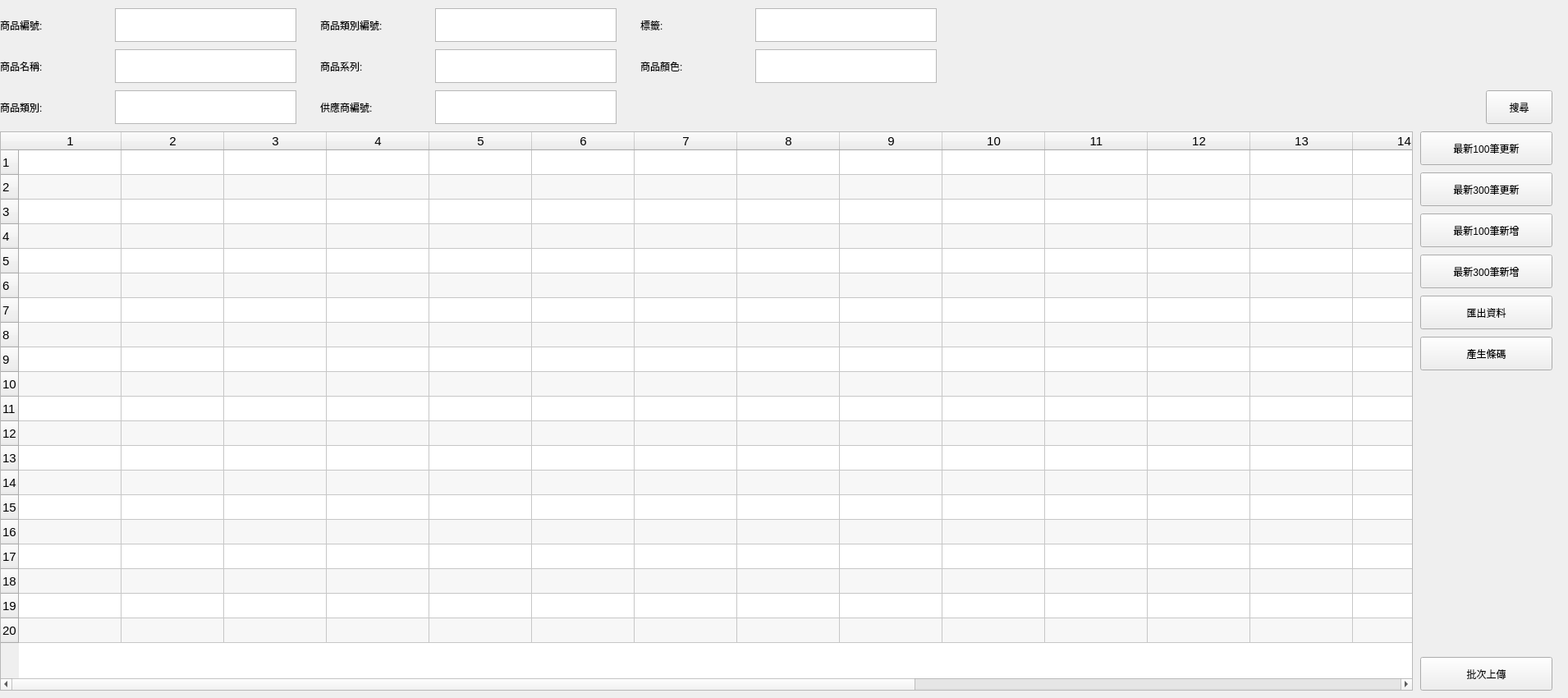
    <widget class="QWidget" name="tab_productManagement">
     <property name="sizePolicy">
      <sizepolicy hsizetype="Fixed" vsizetype="Fixed">
       <horstretch>0</horstretch>
       <verstretch>0</verstretch>
      </sizepolicy>
     </property>
     <property name="minimumSize">
      <size>
       <width>1910</width>
       <height>850</height>
      </size>
     </property>
     <attribute name="title">
      <string>商品管理</string>
     </attribute>
     <widget class="QLabel" name="product_label_categoryID">
      <property name="geometry">
       <rect>
        <x>390</x>
        <y>10</y>
        <width>141</width>
        <height>41</height>
       </rect>
      </property>
      <property name="lineWidth">
       <number>0</number>
      </property>
      <property name="text">
       <string>商品類別編號:</string>
      </property>
      <property name="textFormat">
       <enum>Qt::PlainText</enum>
      </property>
     </widget>
     <widget class="QPushButton" name="product_pushButton_search">
      <property name="geometry">
       <rect>
        <x>1810</x>
        <y>110</y>
        <width>81</width>
        <height>41</height>
       </rect>
      </property>
      <property name="text">
       <string>搜尋</string>
      </property>
     </widget>
     <widget class="QLabel" name="product_label_collection">
      <property name="geometry">
       <rect>
        <x>390</x>
        <y>60</y>
        <width>111</width>
        <height>41</height>
       </rect>
      </property>
      <property name="lineWidth">
       <number>0</number>
      </property>
      <property name="text">
       <string>商品系列:</string>
      </property>
      <property name="textFormat">
       <enum>Qt::PlainText</enum>
      </property>
     </widget>
     <widget class="QLabel" name="product_label_supplierID">
      <property name="geometry">
       <rect>
        <x>390</x>
        <y>110</y>
        <width>111</width>
        <height>41</height>
       </rect>
      </property>
      <property name="lineWidth">
       <number>0</number>
      </property>
      <property name="text">
       <string>供應商編號:</string>
      </property>
      <property name="textFormat">
       <enum>Qt::PlainText</enum>
      </property>
     </widget>
     <widget class="QLabel" name="product_label_productName">
      <property name="geometry">
       <rect>
        <x>0</x>
        <y>60</y>
        <width>131</width>
        <height>41</height>
       </rect>
      </property>
      <property name="lineWidth">
       <number>0</number>
      </property>
      <property name="text">
       <string>商品名稱:</string>
      </property>
      <property name="textFormat">
       <enum>Qt::PlainText</enum>
      </property>
     </widget>
     <widget class="QLabel" name="product_label_productID">
      <property name="geometry">
       <rect>
        <x>0</x>
        <y>10</y>
        <width>111</width>
        <height>41</height>
       </rect>
      </property>
      <property name="lineWidth">
       <number>0</number>
      </property>
      <property name="text">
       <string>商品編號:</string>
      </property>
      <property name="textFormat">
       <enum>Qt::PlainText</enum>
      </property>
     </widget>
     <widget class="QLabel" name="product_label_categoryName">
      <property name="geometry">
       <rect>
        <x>0</x>
        <y>110</y>
        <width>141</width>
        <height>41</height>
       </rect>
      </property>
      <property name="lineWidth">
       <number>0</number>
      </property>
      <property name="text">
       <string>商品類別:</string>
      </property>
      <property name="textFormat">
       <enum>Qt::PlainText</enum>
      </property>
     </widget>
     <widget class="QTableWidget" name="product_tableWidget_display">
      <property name="geometry">
       <rect>
        <x>0</x>
        <y>160</y>
        <width>1721</width>
        <height>681</height>
       </rect>
      </property>
      <property name="font">
       <font>
        <pointsize>11</pointsize>
       </font>
      </property>
      <property name="alternatingRowColors">
       <bool>true</bool>
      </property>
      <property name="selectionMode">
       <enum>QAbstractItemView::ExtendedSelection</enum>
      </property>
      <property name="selectionBehavior">
       <enum>QAbstractItemView::SelectRows</enum>
      </property>
      <property name="rowCount">
       <number>20</number>
      </property>
      <property name="columnCount">
       <number>20</number>
      </property>
      <attribute name="horizontalHeaderDefaultSectionSize">
       <number>125</number>
      </attribute>
      <attribute name="horizontalHeaderShowSortIndicator" stdset="0">
       <bool>true</bool>
      </attribute>
      <attribute name="verticalHeaderCascadingSectionResizes">
       <bool>false</bool>
      </attribute>
      <attribute name="verticalHeaderDefaultSectionSize">
       <number>30</number>
      </attribute>
      <attribute name="verticalHeaderMinimumSectionSize">
       <number>30</number>
      </attribute>
      <row/>
      <row/>
      <row/>
      <row/>
      <row/>
      <row/>
      <row/>
      <row/>
      <row/>
      <row/>
      <row/>
      <row/>
      <row/>
      <row/>
      <row/>
      <row/>
      <row/>
      <row/>
      <row/>
      <row/>
      <column/>
      <column/>
      <column/>
      <column/>
      <column/>
      <column/>
      <column/>
      <column/>
      <column/>
      <column/>
      <column/>
      <column/>
      <column/>
      <column/>
      <column/>
      <column/>
      <column/>
      <column/>
      <column/>
      <column/>
     </widget>
     <widget class="QPushButton" name="product_pushButton_last300Added">
      <property name="geometry">
       <rect>
        <x>1730</x>
        <y>310</y>
        <width>161</width>
        <height>41</height>
       </rect>
      </property>
      <property name="text">
       <string>最新300筆新增</string>
      </property>
     </widget>
     <widget class="QPushButton" name="product_pushButton_batchUpload">
      <property name="geometry">
       <rect>
        <x>1730</x>
        <y>800</y>
        <width>161</width>
        <height>41</height>
       </rect>
      </property>
      <property name="text">
       <string>批次上傳</string>
      </property>
     </widget>
     <widget class="QPushButton" name="product_pushButton_printBarcode">
      <property name="geometry">
       <rect>
        <x>1730</x>
        <y>410</y>
        <width>161</width>
        <height>41</height>
       </rect>
      </property>
      <property name="text">
       <string>產生條碼</string>
      </property>
     </widget>
     <widget class="QPushButton" name="product_pushButton_last100Added">
      <property name="geometry">
       <rect>
        <x>1730</x>
        <y>260</y>
        <width>161</width>
        <height>41</height>
       </rect>
      </property>
      <property name="text">
       <string>最新100筆新增</string>
      </property>
     </widget>
     <widget class="QPushButton" name="product_pushButton_last300Updated">
      <property name="geometry">
       <rect>
        <x>1730</x>
        <y>210</y>
        <width>161</width>
        <height>41</height>
       </rect>
      </property>
      <property name="text">
       <string>最新300筆更新</string>
      </property>
     </widget>
     <widget class="QPushButton" name="product_pushButton_generateCSV">
      <property name="geometry">
       <rect>
        <x>1730</x>
        <y>360</y>
        <width>161</width>
        <height>41</height>
       </rect>
      </property>
      <property name="text">
       <string>匯出資料</string>
      </property>
     </widget>
     <widget class="QPushButton" name="product_pushButton_last100Updated">
      <property name="geometry">
       <rect>
        <x>1730</x>
        <y>160</y>
        <width>161</width>
        <height>41</height>
       </rect>
      </property>
      <property name="text">
       <string>最新100筆更新</string>
      </property>
     </widget>
     <widget class="QTextEdit" name="product_textEdit_productID">
      <property name="geometry">
       <rect>
        <x>140</x>
        <y>10</y>
        <width>221</width>
        <height>41</height>
       </rect>
      </property>
     </widget>
     <widget class="QTextEdit" name="product_textEdit_supplierID">
      <property name="geometry">
       <rect>
        <x>530</x>
        <y>110</y>
        <width>221</width>
        <height>41</height>
       </rect>
      </property>
     </widget>
     <widget class="QTextEdit" name="product_textEdit_productName">
      <property name="geometry">
       <rect>
        <x>140</x>
        <y>60</y>
        <width>221</width>
        <height>41</height>
       </rect>
      </property>
     </widget>
     <widget class="QTextEdit" name="product_textEdit_categoryID">
      <property name="geometry">
       <rect>
        <x>530</x>
        <y>10</y>
        <width>221</width>
        <height>41</height>
       </rect>
      </property>
     </widget>
     <widget class="QTextEdit" name="product_textEdit_categoryName">
      <property name="geometry">
       <rect>
        <x>140</x>
        <y>110</y>
        <width>221</width>
        <height>41</height>
       </rect>
      </property>
     </widget>
     <widget class="QTextEdit" name="product_textEdit_collection">
      <property name="geometry">
       <rect>
        <x>530</x>
        <y>60</y>
        <width>221</width>
        <height>41</height>
       </rect>
      </property>
     </widget>
     <widget class="QLabel" name="product_label_tags">
      <property name="geometry">
       <rect>
        <x>780</x>
        <y>10</y>
        <width>111</width>
        <height>41</height>
       </rect>
      </property>
      <property name="lineWidth">
       <number>0</number>
      </property>
      <property name="text">
       <string>標籤:</string>
      </property>
      <property name="textFormat">
       <enum>Qt::PlainText</enum>
      </property>
     </widget>
     <widget class="QTextEdit" name="product_textEdit_tags">
      <property name="geometry">
       <rect>
        <x>920</x>
        <y>10</y>
        <width>221</width>
        <height>41</height>
       </rect>
      </property>
     </widget>
     <widget class="QLabel" name="product_label_colour">
      <property name="geometry">
       <rect>
        <x>780</x>
        <y>60</y>
        <width>111</width>
        <height>41</height>
       </rect>
      </property>
      <property name="lineWidth">
       <number>0</number>
      </property>
      <property name="text">
       <string>商品顏色:</string>
      </property>
      <property name="textFormat">
       <enum>Qt::PlainText</enum>
      </property>
     </widget>
     <widget class="QTextEdit" name="product_textEdit_colour">
      <property name="geometry">
       <rect>
        <x>920</x>
        <y>60</y>
        <width>221</width>
        <height>41</height>
       </rect>
      </property>
     </widget>
    </widget>
